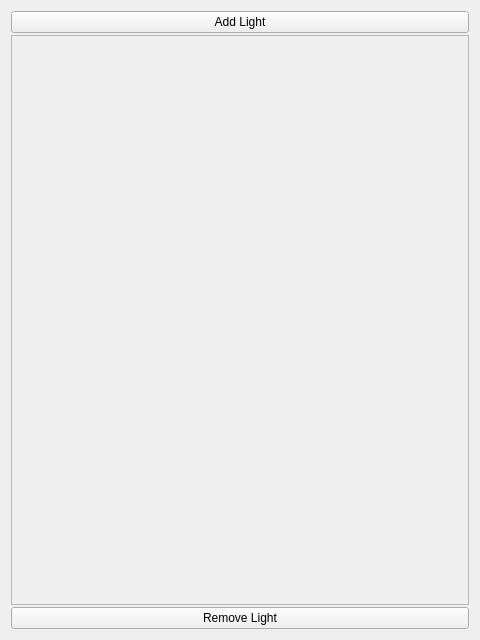
<?xml version="1.0" encoding="UTF-8"?>
<ui version="4.0">
 <class>LightsInspector</class>
 <widget class="QWidget" name="LightsInspector">
  <property name="geometry">
   <rect>
    <x>0</x>
    <y>0</y>
    <width>480</width>
    <height>640</height>
   </rect>
  </property>
  <property name="windowTitle">
   <string>Light Inspector</string>
  </property>
  <layout class="QVBoxLayout" name="verticalLayout">
   <property name="spacing">
    <number>2</number>
   </property>
   <item>
    <widget class="QPushButton" name="addLight">
     <property name="text">
      <string>Add Light</string>
     </property>
    </widget>
   </item>
   <item>
    <widget class="QScrollArea" name="scrollArea">
     <property name="sizePolicy">
      <sizepolicy hsizetype="Expanding" vsizetype="MinimumExpanding">
       <horstretch>0</horstretch>
       <verstretch>0</verstretch>
      </sizepolicy>
     </property>
     <property name="widgetResizable">
      <bool>true</bool>
     </property>
     <widget class="QWidget" name="scrollAreaWidgetContents">
      <property name="geometry">
       <rect>
        <x>0</x>
        <y>0</y>
        <width>460</width>
        <height>562</height>
       </rect>
      </property>
      <layout class="QVBoxLayout" name="verticalLayout_2" stretch="0,0,0,0,0,0,1"/>
     </widget>
    </widget>
   </item>
   <item>
    <widget class="QPushButton" name="removeLight">
     <property name="text">
      <string>Remove Light</string>
     </property>
    </widget>
   </item>
  </layout>
  <zorder>addLight</zorder>
  <zorder>removeLight</zorder>
  <zorder>scrollArea</zorder>
 </widget>
 <resources>
  <include location="../pqComponents.qrc"/>
 </resources>
 <connections/>
</ui>
